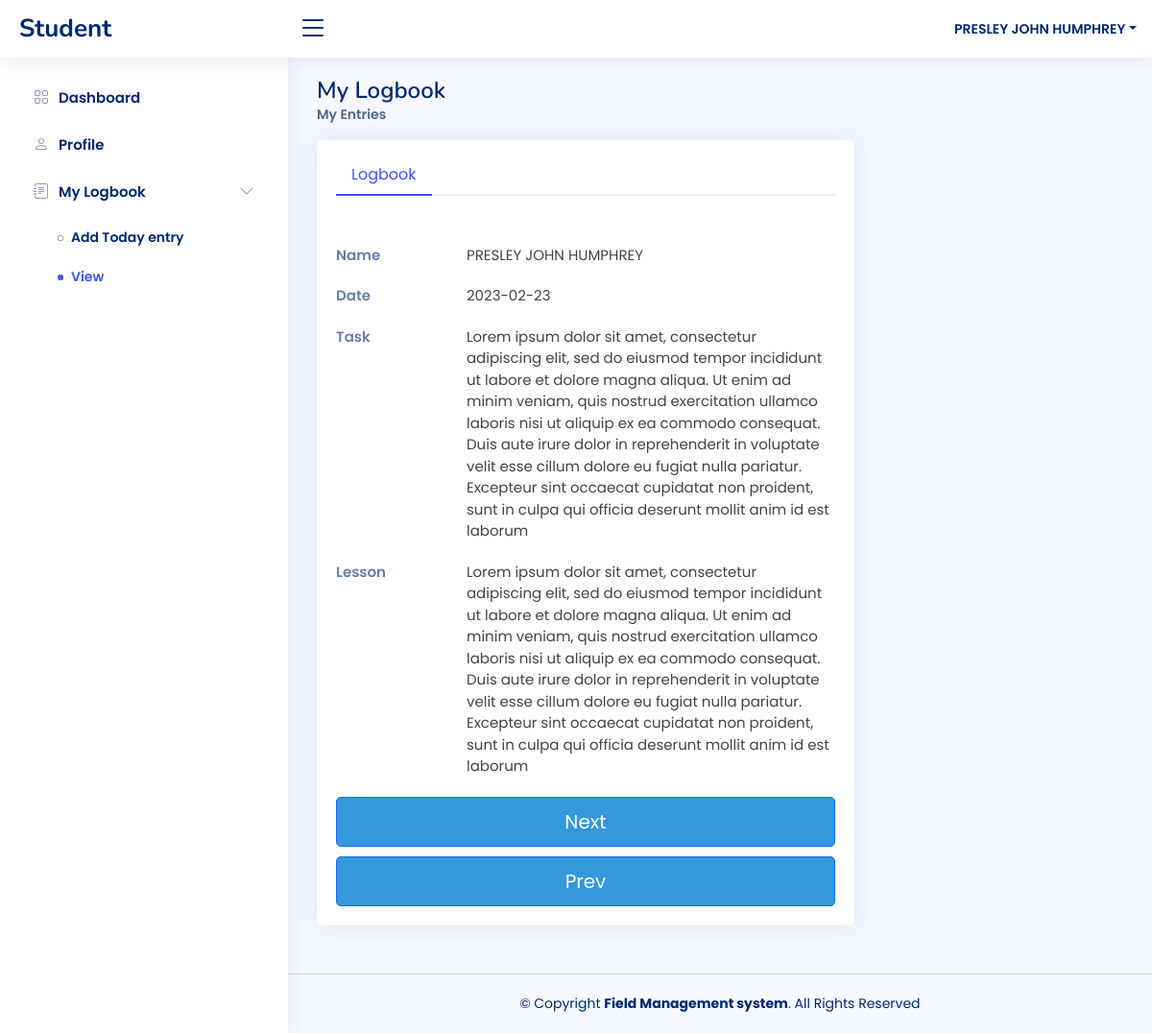
The page /user/student/home/mylogbook.php?date=2023-02-23 (signed in) on the database its author committed.
### tables this page shows
CREATE TABLE `student` (
  `id` int(100) NOT NULL,
  `first_name` varchar(20) NOT NULL,
  `middle_name` varchar(20) NOT NULL,
  `surname` varchar(20) NOT NULL,
  `email` varchar(20) NOT NULL,
  `gender` varchar(6) NOT NULL,
  `phonenumber` varchar(15) NOT NULL,
  `University` varchar(50) NOT NULL,
  `regno` varchar(50) NOT NULL,
  `course` varchar(50) NOT NULL,
  `password` varchar(100) NOT NULL
);

CREATE TABLE `logbook_data` (
  `logbook` int(100) NOT NULL,
  `date` date NOT NULL,
  `task` varchar(500) NOT NULL,
  `lesson` varchar(500) NOT NULL
);

### user/student/home/mylogbook.php (the view, shortened to what this page needs)
<?php
include '../config/config.php';
$user_id = $_SESSION['user_id'];
$data = mysqli_query($conn, "SELECT first_name, middle_name, surname, logbook_id, ld.date, task, lesson from student s
                join student_logbook l on s.id = l.student
                join logbook_data ld on l.logbook_id = ld.logbook
                where s.id = '$user_id'
                ORDER BY ld.date ASC
                LIMIT 1") or die('ERR LD00');
$res = mysqli_fetch_assoc($data);
$date = $res['date'];
$logbookid = $res['logbook_id'];
if (isset($_GET['date'])){
  $date = $_GET['date'];
}
?>
<!DOCTYPE html>
<html lang="en">
<head>
  <link href="../assets/vendor/bootstrap/css/bootstrap.min.css" rel="stylesheet">
  <link href="../assets/vendor/bootstrap-icons/bootstrap-icons.css" rel="stylesheet">
  <link href="../assets/vendor/boxicons/css/boxicons.min.css" rel="stylesheet">
  <link href="../assets/vendor/quill/quill.snow.css" rel="stylesheet">
  <link href="../assets/vendor/quill/quill.bubble.css" rel="stylesheet">
  <link href="../assets/vendor/remixicon/remixicon.css" rel="stylesheet">
  <link href="../assets/vendor/simple-datatables/style.css" rel="stylesheet">
  <link href="../assets/css/style.css" rel="stylesheet">
  <link href="../assets/css/style-min.css" rel="stylesheet">
</head>
<body>
  <header id="header" class="header fixed-top d-flex align-items-center">
<div class="d-flex align-items-center justify-content-between">
  <a href="#" class="logo d-flex align-items-center">
    <span class="d-none d-lg-block">Student</span>
  </a>
  <i class="bi bi-list toggle-sidebar-btn"></i>
</div>
<nav class="header-nav ms-auto">
  <ul class="d-flex align-items-center">
    <li class="nav-item dropdown pe-3">
      <a class="nav-link nav-profile d-flex align-items-center pe-0" href="#" data-bs-toggle="dropdown">
      <?php
            $select = mysqli_query($conn, "SELECT * FROM `student` WHERE id = '$user_id'") or die('query failed');
            if(mysqli_num_rows($select) > 0){
                $fetch = mysqli_fetch_assoc($select);
            }
        ?>
        <span class="d-none d-md-block dropdown-toggle ps-2"><?php echo $fetch['first_name'].' '.$fetch['middle_name'].' '.$fetch['surname']; ?></span>
      </a>
    </li>
  </ul>
</nav>
</header>
  <aside id="sidebar" class="sidebar">
<ul class="sidebar-nav" id="sidebar-nav">
  <li class="nav-item">
    <a class="nav-link collapsed" href="index.php">
      <i class="bi bi-grid"></i>
      <span>Dashboard</span>
    </a>
  </li>
  <li class="nav-item">
    <a class="nav-link collapsed" href="users-profile.php">
      <i class="bi bi-person"></i>
      <span>Profile</span>
    </a>
  </li>
  <li class="nav-item">
    <a class="nav-link collapsed" data-bs-target="#forms-nav" data-bs-toggle="collapse" href="#">
      <i class="bi bi-journal-text"></i><span>My Logbook</span><i class="bi bi-chevron-down ms-auto"></i>
    </a>
    <ul id="forms-nav" class="nav-content collapse show" data-bs-parent="#sidebar-nav">
      <li>
        <a href="logbook.php" >
          <i class="bi bi-circle"></i><span>Add Today entry</span>
        </a>
      </li>
      <li>
        <a href="mylogbook.php" class="active">
          <i class="bi bi-circle"></i><span>View</span>
        </a>
      </li>
    </ul>
  </li>
</ul>
</aside>
  <main id="main" class="main">
    <div class="pagetitle">
      <h1>My Logbook</h1>
      <nav>
        <ol class="breadcrumb">
          <li class="breadcrumb-item active">My Entries</li>
        </ol>
      </nav>
    </div>
    <section class="section profile">
<div class="col-xl-8">
<div class="card">
<div class="card-body pt-3">
<ul class="nav nav-tabs nav-tabs-bordered">
<li class="nav-item">
<button class="nav-link active" data-bs-toggle="tab" data-bs-target="#profile-overview">Logbook</button>
</li>
</ul>
<div class="tab-content pt-2">
<?php
$data = mysqli_query($conn, "SELECT first_name, middle_name, surname, logbook_id, ld.date, task, lesson from student s
    join student_logbook l on s.id = l.student
    join logbook_data ld on l.logbook_id = ld.logbook
    where s.id = '$user_id' and ld.date = '$date'") or die('ERR LD01');
    $res_data = mysqli_fetch_assoc($data);
?>
<div class="tab-pane fade show active profile-overview" id="profile-overview">
<h5 class="card-title"></h5>
<div class="row">
  <div class="col-lg-3 col-md-4 label ">Name</div>
  <div class="col-lg-9 col-md-8"><?php echo $res_data['first_name'].' '.$res_data['middle_name'].' '.$res_data['surname']; ?></div>
</div>
<div class="row">
  <div class="col-lg-3 col-md-4 label">Date</div>
  <div class="col-lg-9 col-md-8"><?php echo $res_data['date']; ?></div>
</div>
<div class="row">
  <div class="col-lg-3 col-md-4 label">Task</div>
  <div class="col-lg-9 col-md-8"><?php echo $res_data['task']; ?></div>
</div>
<div class="row">
  <div class="col-lg-3 col-md-4 label">Lesson</div>
  <div class="col-lg-9 col-md-8"><?php echo $res_data['lesson']; ?></div>
</div>
<?php
   $next = mysqli_query($conn, "SELECT * FROM logbook_data where date > '$date' and logbook = '$logbookid'");
   if($row = mysqli_fetch_array($next)){
    echo '<a href="mylogbook.php?date='.$row['date'].'"><button class="btn btn-primary" type="submit">Next</button></a>';
   }
   $prev = mysqli_query($conn, "SELECT * FROM logbook_data where date < '$date' and logbook = '$logbookid' order by date DESC");
   if($row = mysqli_fetch_array($prev)){
    echo '<a href="mylogbook.php?date='.$row['date'].'"><button class="btn btn-primary" type="submit">Prev</button></a>';
   }
?>
</div>
</div>
    </div>
  </div>
</div>
    </section>
  </main>
   <footer id="footer" class="footer">
    <div class="copyright">
      &copy; Copyright <strong><span>Field Management system</span></strong>. All Rights Reserved
    </div>
  </footer>
</body>
</html>

### user/student/assets/css/style.css (style rules this page uses)
:root { scroll-behavior: smooth; }
body { font-family: "Open Sans", sans-serif; background: #f6f9ff; color: #444444; }
a { color: #4154f1; text-decoration: none; }
h1, h2, h3, h4, h5, h6 { font-family: "Nunito", sans-serif; }
#main { margin-top: 60px; padding: 20px 30px; transition: all 0.3s; }
.pagetitle { margin-bottom: 10px; }
.pagetitle h1 { font-size: 24px; margin-bottom: 0; font-weight: 600; color: #012970; }
.card { margin-bottom: 30px; border: none; border-radius: 5px; box-shadow: 0px 0 30px rgba(1, 41, 112, 0.1); }
.card-title { padding: 20px 0 15px 0; font-size: 18px; font-weight: 500; color: #012970; font-family: "Poppins", sans-serif; }
.card-body { padding: 0 20px 20px 20px; }
.breadcrumb { font-size: 14px; font-family: "Nunito", sans-serif; color: #899bbd; font-weight: 600; }
.breadcrumb .breadcrumb-item::before { color: #899bbd; }
.breadcrumb .active { color: #51678f; font-weight: 600; }
.nav-tabs-bordered { border-bottom: 2px solid #ebeef4; }
.nav-tabs-bordered .nav-link { margin-bottom: -2px; border: none; color: #2c384e; }
.nav-tabs-bordered .nav-link.active { background-color: #fff; color: #4154f1; border-bottom: 2px solid #4154f1; }
.logo { line-height: 1; }
@media (min-width: 1200px) { .logo { width: 280px; } }
.logo span { font-size: 26px; font-weight: 700; color: #012970; font-family: "Nunito", sans-serif; }
.header { transition: all 0.5s; z-index: 997; height: 60px; box-shadow: 0px 2px 20px rgba(1, 41, 112, 0.1); background-color: #fff; padding-left: 20px; }
.header .toggle-sidebar-btn { font-size: 32px; padding-left: 10px; cursor: pointer; color: #012970; }
.header-nav ul { list-style: none; }
.header-nav>ul { margin: 0; padding: 0; }
.header-nav .nav-profile { color: #012970; }
.header-nav .nav-profile span { font-size: 14px; font-weight: 600; }
.sidebar { position: fixed; top: 60px; left: 0; bottom: 0; width: 300px; z-index: 996; transition: all 0.3s; padding: 20px; overflow-y: auto; scrollbar-width: thin; scrollbar-color: #aab7cf transparent; box-shadow: 0px 0px 20px rgba(1, 41, 112, 0.1); background-color: #fff; }
@media (min-width: 1200px) { #main, #footer { margin-left: 300px; } }
.sidebar-nav { padding: 0; margin: 0; list-style: none; }
.sidebar-nav li { padding: 0; margin: 0; list-style: none; }
.sidebar-nav .nav-item { margin-bottom: 5px; }
.sidebar-nav .nav-link { display: flex; align-items: center; font-size: 15px; font-weight: 600; color: #4154f1; transition: 0.3; background: #f6f9ff; padding: 10px 15px; border-radius: 4px; }
.sidebar-nav .nav-link i { font-size: 16px; margin-right: 10px; color: #4154f1; }
.sidebar-nav .nav-link.collapsed { color: #012970; background: #fff; }
.sidebar-nav .nav-link.collapsed i { color: #899bbd; }
.sidebar-nav .nav-link .bi-chevron-down { margin-right: 0; transition: transform 0.2s ease-in-out; }
.sidebar-nav .nav-content { padding: 5px 0 0 0; margin: 0; list-style: none; }
.sidebar-nav .nav-content a { display: flex; align-items: center; font-size: 14px; font-weight: 600; color: #012970; transition: 0.3; padding: 10px 0 10px 40px; transition: 0.3s; }
.sidebar-nav .nav-content a i { font-size: 6px; margin-right: 8px; line-height: 0; border-radius: 50%; }
.sidebar-nav .nav-content a:hover, .sidebar-nav .nav-content a.active { color: #4154f1; }
.sidebar-nav .nav-content a.active i { background-color: #4154f1; }
.profile .profile-overview .row { margin-bottom: 20px; font-size: 15px; }
.profile .profile-overview .card-title { color: #012970; }
.profile .profile-overview .label { font-weight: 600; color: rgba(1, 41, 112, 0.6); }
.footer { padding: 20px 0; font-size: 14px; transition: all 0.3s; border-top: 1px solid #cddfff; }
.footer .copyright { text-align: center; color: #012970; }

### user/student/assets/css/style-min.css (style rules this page uses)
:root { --blue:#3498db; --dark-blue:#2980b9; --red:#e74c3c; --dark-red:#c0392b; --black:#333; --white:#fff; --light-bg:#eee; --box-shadow:0 5px 10px rgba(0,0,0,.1); }
* { font-family: 'Poppins', sans-serif; margin:0; padding:0; box-sizing: border-box; outline: none; border: none; text-decoration: none; }
.btn, .delete-btn { width: 100%; border-radius: 5px; padding:10px 30px; color:var(--white); display: block; text-align: center; cursor: pointer; font-size: 20px; margin-top: 10px; }
.btn { background-color: var(--blue); }

### rows shown on the page
student: first_name "PRESLEY", middle_name "JOHN", surname "HUMPHREY", logbook_data.date "2023-02-23", logbook_data.task "Lorem ipsum dolor sit amet, consectetur adipiscing elit, sed do eiusmod tempor incididunt ut labore et dolore magna aliqua. Ut enim ad minim veniam, quis nostrud exercitation ullamco laboris nisi ut aliquip ex ea commodo consequat. Duis aute irure dolor in reprehenderit in voluptate velit esse cillum dolore eu fugiat nulla pariatur. Excepteur sint occaecat cupidatat non proident, sunt in culpa qui officia deserunt mollit anim id est laborum", logbook_data.lesson "Lorem ipsum dolor sit amet, consectetur adipiscing elit, sed do eiusmod tempor incididunt ut labore et dolore magna aliqua. Ut enim ad minim veniam, quis nostrud exercitation ullamco laboris nisi ut aliquip ex ea commodo consequat. Duis aute irure dolor in reprehenderit in voluptate velit esse cillum dolore eu fugiat nulla pariatur. Excepteur sint occaecat cupidatat non proident, sunt in culpa qui officia deserunt mollit anim id est laborum"
